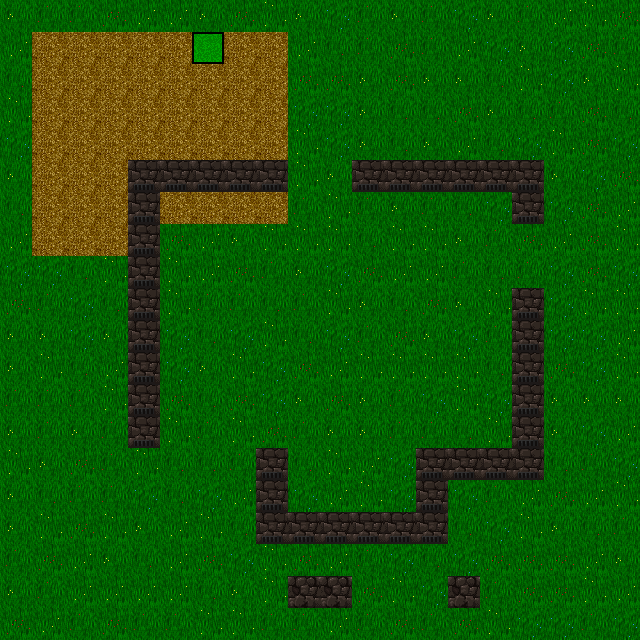

The image is a tile-based game level rendered from a .tmx file. Its description and complete source (layers, tilesets, objects, tile grids) follow:
An orthogonal 20x20 tile map with 32x32 px tiles, 2 tile layers (Ground, Walls).

<map version="1.0" orientation="orthogonal" renderorder="right-down" width="20" height="20" tilewidth="32" tileheight="32" nextobjectid="1">
 <tileset firstgid="1" name="DungeonCrawl_ProjectUtumnoTileset" tilewidth="32" tileheight="32" tilecount="3072">
  <image source="DungeonCrawl_ProjectUtumnoTileset.png" width="2048" height="1536" />
 </tileset>
 <layer name="Ground" width="20" height="20">
  <data encoding="csv">
967,963,963,964,966,966,967,964,965,967,961,963,967,963,961,967,963,966,965,964,
966,828,828,828,828,828,60,828,828,966,962,963,964,963,966,961,967,961,964,963,
962,828,828,828,828,828,828,828,828,964,964,967,964,967,967,962,965,961,967,965,
965,828,828,828,828,828,828,828,828,961,961,967,962,962,964,967,962,963,964,962,
961,828,828,828,828,828,828,828,828,965,961,967,962,967,966,962,961,965,964,961,
967,828,828,828,828,828,828,828,828,965,967,962,963,963,963,965,966,967,961,964,
962,828,828,828,828,828,828,828,828,963,965,963,967,963,962,961,962,961,964,966,
966,828,828,828,962,964,966,967,965,965,965,962,965,965,967,963,964,966,964,965,
961,961,962,965,964,965,966,964,963,967,961,964,966,966,963,962,963,961,964,961,
964,963,961,962,961,965,963,963,962,963,965,967,962,964,967,965,962,961,965,965,
967,967,961,967,964,961,962,961,965,962,961,963,964,967,961,963,966,961,961,966,
967,965,962,966,965,961,967,965,961,964,966,965,965,965,965,962,966,964,961,965,
963,963,963,965,967,964,962,964,961,967,964,967,963,961,965,961,962,967,967,967,
967,963,967,963,964,965,963,965,964,963,967,967,963,963,962,965,965,967,961,966,
965,967,964,963,965,962,962,963,967,962,965,966,961,963,965,963,963,962,963,961,
967,962,963,963,961,962,961,966,962,961,966,965,961,964,961,963,966,964,966,965,
967,965,964,965,967,966,965,962,966,962,965,966,964,965,962,961,965,967,962,963,
963,964,966,967,962,966,964,961,965,964,966,963,961,962,961,964,964,964,966,967,
967,963,966,966,966,966,962,967,965,966,964,964,965,961,961,963,964,964,965,966,
964,966,963,964,963,963,965,965,963,963,966,963,964,963,964,965,961,961,963,961
</data>
 </layer>
 <layer name="Walls" width="20" height="20">
  <data encoding="csv">
0,0,0,0,0,0,0,0,0,0,0,0,0,0,0,0,0,0,0,0,
0,0,0,0,0,0,0,0,0,0,0,0,0,0,0,0,0,0,0,0,
0,0,0,0,0,0,0,0,0,0,0,0,0,0,0,0,0,0,0,0,
0,0,0,0,0,0,0,0,0,0,0,0,0,0,0,0,0,0,0,0,
0,0,0,0,0,0,0,0,0,0,0,0,0,0,0,0,0,0,0,0,
0,0,0,0,1045,1045,1045,1045,1045,0,0,1045,1045,1045,1045,1045,1045,0,0,0,
0,0,0,0,1045,0,0,0,0,0,0,0,0,0,0,0,1045,0,0,0,
0,0,0,0,1045,0,0,0,0,0,0,0,0,0,0,0,0,0,0,0,
0,0,0,0,1045,0,0,0,0,0,0,0,0,0,0,0,0,0,0,0,
0,0,0,0,1045,0,0,0,0,0,0,0,0,0,0,0,1045,0,0,0,
0,0,0,0,1045,0,0,0,0,0,0,0,0,0,0,0,1045,0,0,0,
0,0,0,0,1045,0,0,0,0,0,0,0,0,0,0,0,1045,0,0,0,
0,0,0,0,1045,0,0,0,0,0,0,0,0,0,0,0,1045,0,0,0,
0,0,0,0,1045,0,0,0,0,0,0,0,0,0,0,0,1045,0,0,0,
0,0,0,0,0,0,0,0,1045,0,0,0,0,1045,1045,1045,1045,0,0,0,
0,0,0,0,0,0,0,0,1045,0,0,0,0,1045,0,0,0,0,0,0,
0,0,0,0,0,0,0,0,1045,1045,1045,1045,1045,1045,0,0,0,0,0,0,
0,0,0,0,0,0,0,0,0,0,0,0,0,0,0,0,0,0,0,0,
0,0,0,0,0,0,0,0,0,1044,1044,0,0,0,1044,0,0,0,0,0,
0,0,0,0,0,0,0,0,0,0,0,0,0,0,0,0,0,0,0,0
</data>
 </layer>
</map>
